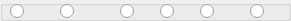
     <widget class="QGroupBox" name="groupBox_7">
      <property name="geometry">
       <rect>
        <x>110</x>
        <y>130</y>
        <width>291</width>
        <height>21</height>
       </rect>
      </property>
      <property name="title">
       <string/>
      </property>
      <widget class="QRadioButton" name="radioButton30RxAnt1">
       <property name="geometry">
        <rect>
         <x>10</x>
         <y>0</y>
         <width>21</width>
         <height>22</height>
        </rect>
       </property>
       <property name="text">
        <string/>
       </property>
      </widget>
      <widget class="QRadioButton" name="radioButton30RxAnt2">
       <property name="geometry">
        <rect>
         <x>60</x>
         <y>0</y>
         <width>21</width>
         <height>22</height>
        </rect>
       </property>
       <property name="text">
        <string/>
       </property>
      </widget>
      <widget class="QRadioButton" name="radioButton30RxAnt3">
       <property name="geometry">
        <rect>
         <x>120</x>
         <y>0</y>
         <width>21</width>
         <height>22</height>
        </rect>
       </property>
       <property name="text">
        <string/>
       </property>
      </widget>
      <widget class="QRadioButton" name="radioButton30RxRX1">
       <property name="geometry">
        <rect>
         <x>160</x>
         <y>0</y>
         <width>21</width>
         <height>22</height>
        </rect>
       </property>
       <property name="text">
        <string/>
       </property>
      </widget>
      <widget class="QRadioButton" name="radioButton30RxRX2">
       <property name="geometry">
        <rect>
         <x>200</x>
         <y>0</y>
         <width>21</width>
         <height>22</height>
        </rect>
       </property>
       <property name="text">
        <string/>
       </property>
      </widget>
      <widget class="QRadioButton" name="radioButton30RxXVRX">
       <property name="geometry">
        <rect>
         <x>250</x>
         <y>0</y>
         <width>21</width>
         <height>22</height>
        </rect>
       </property>
       <property name="text">
        <string/>
       </property>
      </widget>
     </widget>
